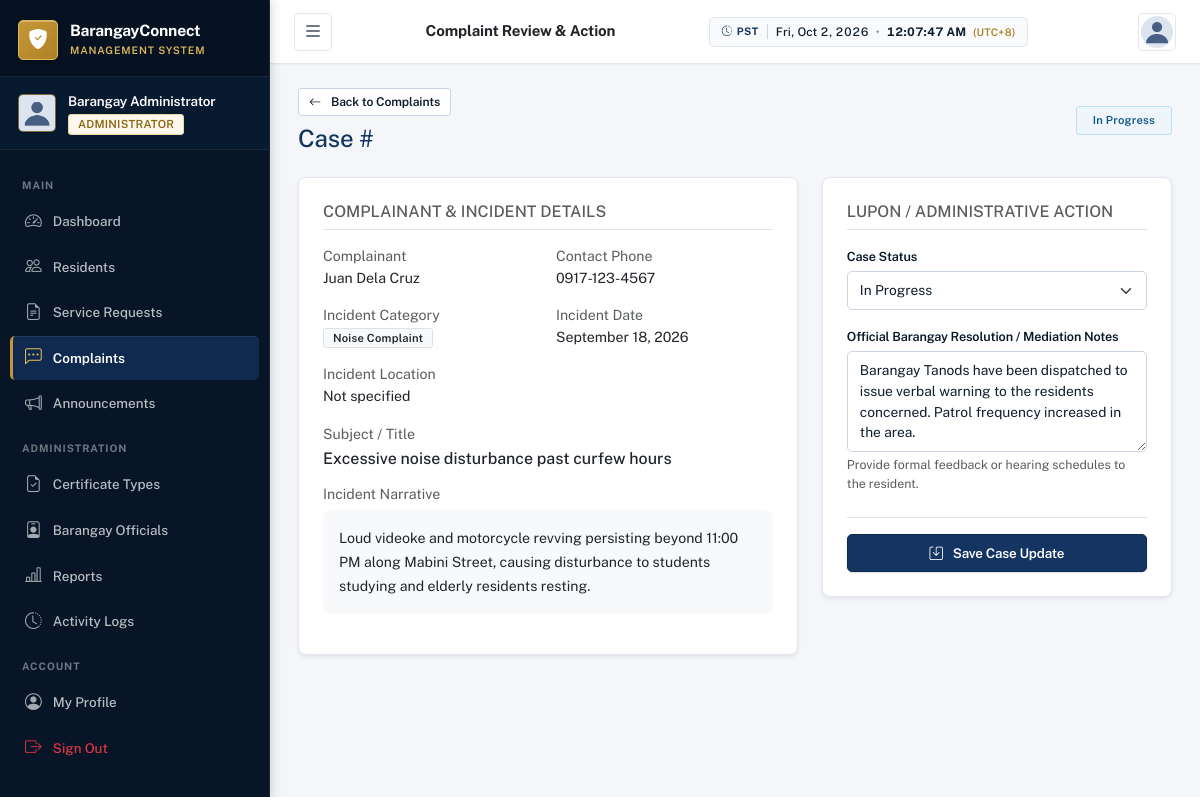
The page /complaints/admin/1/review/ (signed in) on the database its author committed.
### accounts/models.py (models this page shows, shortened)
class CustomUser(AbstractUser):
    ROLE_CHOICES = [
        ('admin', 'Administrator'),
        ('resident', 'Resident'),
    ]
    GENDER_CHOICES = [
        ('male', 'Male'),
        ('female', 'Female'),
        ('other', 'Other'),
    ]
    CIVIL_STATUS_CHOICES = [
        ('single', 'Single'),
        ('married', 'Married'),
        ('widowed', 'Widowed'),
        ('separated', 'Separated'),
        ('divorced', 'Divorced'),
    ]
    ACCOUNT_STATUS_CHOICES = [
        ('pending', 'Pending'),
        ('active', 'Active'),
        ('inactive', 'Inactive'),
        ('rejected', 'Rejected'),
    ]
    role = models.CharField(max_length=10, choices=ROLE_CHOICES, default='resident')
    account_status = models.CharField(max_length=10, choices=ACCOUNT_STATUS_CHOICES, default='pending')
    profile_picture = models.ImageField(upload_to='profile_pictures/', null=True, blank=True)
    phone = models.CharField(max_length=20, blank=True)
    date_of_birth = models.DateField(null=True, blank=True)
    gender = models.CharField(max_length=10, choices=GENDER_CHOICES, blank=True)
    civil_status = models.CharField(max_length=15, choices=CIVIL_STATUS_CHOICES, blank=True)
    address = models.TextField(blank=True)
    barangay = models.CharField(max_length=100, blank=True, default='Barangay San Jose')
    valid_id = models.FileField(upload_to='valid_ids/', null=True, blank=True)
    created_at = models.DateTimeField(auto_now_add=True)
    updated_at = models.DateTimeField(auto_now=True)
    def is_admin(self):
        return self.role == 'admin'
    @property
    def profile_picture_url(self):
        if self.profile_picture:
            return self.profile_picture.url
        return '/static/images/default_avatar.png'

### complaints/models.py (models this page shows, shortened)
class Complaint(models.Model):
    CATEGORY_CHOICES = [
        ('noise', 'Noise Complaint'),
        ('garbage', 'Garbage / Sanitation'),
        ('road', 'Road / Infrastructure'),
        ('neighbor', 'Neighbor Dispute'),
        ('safety', 'Public Safety'),
        ('flooding', 'Flooding / Drainage'),
        ('illegal', 'Illegal Activities'),
        ('other', 'Other'),
    ]
    STATUS_CHOICES = [
        ('submitted', 'Submitted'),
        ('under_review', 'Under Review'),
        ('in_progress', 'In Progress'),
        ('resolved', 'Resolved'),
        ('closed', 'Closed'),
        ('rejected', 'Rejected'),
    ]
    CONTACT_CHOICES = [
        ('phone', 'Phone Call'),
        ('email', 'Email'),
        ('personal', 'Personal Visit'),
        ('none', 'No Preference'),
    ]
    resident = models.ForeignKey(settings.AUTH_USER_MODEL, on_delete=models.CASCADE, related_name='complaints')
    subject = models.CharField(max_length=255)
    description = models.TextField()
    category = models.CharField(max_length=20, choices=CATEGORY_CHOICES)
    location = models.CharField(max_length=255, blank=True)
    incident_date = models.DateField(null=True, blank=True)
    supporting_document = models.FileField(upload_to='complaint_docs/', null=True, blank=True)
    contact_preference = models.CharField(max_length=10, choices=CONTACT_CHOICES, default='none')
    status = models.CharField(max_length=15, choices=STATUS_CHOICES, default='submitted')
    admin_response = models.TextField(blank=True, help_text='Admin response to complainant')
    resolution = models.TextField(blank=True, help_text='Resolution details')
    resolved_by = models.ForeignKey(
        settings.AUTH_USER_MODEL, on_delete=models.SET_NULL, null=True, blank=True, related_name='resolved_complaints'
    )
    created_at = models.DateTimeField(auto_now_add=True)
    updated_at = models.DateTimeField(auto_now=True)
    class Meta:
        ordering = ['-created_at']

### complaints/views.py (the view)
# urls.py: path('admin/<int:pk>/', views.admin_complaint_detail, name='admin_detail'),
@admin_required
def admin_complaint_detail(request, pk):
    complaint = get_object_or_404(Complaint, pk=pk)
    if request.method == 'POST':
        form = AdminComplaintResponseForm(request.POST, instance=complaint)
        if form.is_valid():
            old_status = complaint.status
            updated = form.save(commit=False)
            updated.resolved_by = request.user
            updated.save()
            if old_status != updated.status or updated.admin_response:
                create_notification(
                    recipient=complaint.resident,
                    title='Complaint Update',
                    message=f'Your complaint "{complaint.subject}" status: {updated.get_status_display()}',
                    notification_type='complaint'
                )
            log_activity(request.user, 'Update Complaint', f'Updated complaint #{pk} to {updated.status}', request)
            messages.success(request, 'Complaint updated successfully.')
            return redirect('complaints:admin_detail', pk=pk)
    else:
        form = AdminComplaintResponseForm(instance=complaint)
    return render(request, 'complaints/admin/detail.html', {'complaint': complaint, 'form': form})

### complaints/forms.py
class AdminComplaintResponseForm(forms.ModelForm):
    class Meta:
        model = Complaint
        fields = ['status', 'admin_response', 'resolution']
        widgets = {
            'status': forms.Select(attrs={'class': 'form-select'}),
            'admin_response': forms.Textarea(attrs={'class': 'form-control', 'rows': 4, 'placeholder': 'Response to the complainant'}),
            'resolution': forms.Textarea(attrs={'class': 'form-control', 'rows': 4, 'placeholder': 'Resolution details and actions taken'}),
        }

### accounts/views.py (called while the page is built)
def admin_required(view_func):
    from functools import wraps
    @wraps(view_func)
    def wrapper(request, *args, **kwargs):
        if not request.user.is_authenticated:
            return redirect('accounts:login')
        if not request.user.is_admin():
            return render(request, 'errors/403.html', status=403)
        return view_func(request, *args, **kwargs)
    return wrapper

### notifications/context_processors.py (called while the page is built)
def notifications_processor(request):
    if request.user.is_authenticated:
        unread_count = Notification.objects.filter(recipient=request.user, is_read=False).count()
        recent_notifications = Notification.objects.filter(recipient=request.user).order_by('-created_at')[:5]
        return {
            'unread_notifications_count': unread_count,
            'recent_notifications': recent_notifications,
        }
    return {'unread_notifications_count': 0, 'recent_notifications': []}

### templates/complaints/admin/detail.html (shortened to what this page needs)
<!DOCTYPE html>
<html lang="en">
<head>
    {% load static %}
    <link href="https://cdn.jsdelivr.net/npm/bootstrap@5.3.2/dist/css/bootstrap.min.css" rel="stylesheet">
    <link href="https://cdn.jsdelivr.net/npm/bootstrap-icons@1.11.3/font/bootstrap-icons.min.css" rel="stylesheet">
    <link href="{% static 'css/style.css' %}" rel="stylesheet">
</head>
<body>
    <div class="toast-container position-fixed top-0 end-0 p-3" style="z-index: 1100;">
    </div>
    <nav id="sidebar" class="sidebar">
        <div class="sidebar-header">
            <div class="brand-logo">
                <div class="logo-icon"><i class="bi bi-shield-fill-check"></i></div>
                <div class="brand-text">
                    <span class="brand-name">BarangayConnect</span>
                    <span class="brand-sub">Management System</span>
                </div>
            </div>
        </div>
        <div class="sidebar-user">
            <img src="{{ user.profile_picture_url }}" alt="Profile" class="sidebar-avatar">
            <div class="sidebar-user-info">
                <span class="sidebar-user-name">{{ user.get_full_name|default:user.username }}</span>
                <span class="sidebar-user-role badge badge-admin">Administrator</span>
            </div>
        </div>
        <div class="sidebar-nav">
            <div class="nav-section-label">Main</div>
            <a href="{% url 'dashboard:admin_dashboard' %}" class="nav-link"><i class="bi bi-speedometer2"></i><span>Dashboard</span></a>
            <a href="{% url 'accounts:admin_residents_list' %}" class="nav-link"><i class="bi bi-people"></i><span>Residents</span></a>
            <a href="{% url 'certificates:admin_request_list' %}" class="nav-link"><i class="bi bi-file-earmark-text"></i><span>Service Requests</span></a>
            <a href="{% url 'complaints:admin_complaint_list' %}" class="nav-link active"><i class="bi bi-chat-left-dots"></i><span>Complaints</span></a>
            <a href="{% url 'announcements:admin_list' %}" class="nav-link"><i class="bi bi-megaphone"></i><span>Announcements</span></a>
            <div class="nav-section-label">Administration</div>
            <a href="{% url 'certificates:admin_type_list' %}" class="nav-link"><i class="bi bi-file-earmark-check"></i><span>Certificate Types</span></a>
            <a href="{% url 'accounts:admin_officials_list' %}" class="nav-link"><i class="bi bi-person-badge"></i><span>Barangay Officials</span></a>
            <a href="{% url 'reports:dashboard' %}" class="nav-link"><i class="bi bi-bar-chart-line"></i><span>Reports</span></a>
            <a href="{% url 'audit:log_list' %}" class="nav-link"><i class="bi bi-clock-history"></i><span>Activity Logs</span></a>
            <div class="nav-section-label">Account</div>
            <a href="{% url 'accounts:profile' %}" class="nav-link"><i class="bi bi-person-circle"></i><span>My Profile</span></a>
            <a href="{% url 'accounts:logout' %}" class="nav-link text-danger"><i class="bi bi-box-arrow-right"></i><span>Sign Out</span></a>
        </div>
    </nav>
    <header class="topbar">
        <button class="btn btn-icon sidebar-toggle" id="sidebarToggle"><i class="bi bi-list fs-5"></i></button>
        <div class="topbar-title"><h6 class="mb-0 fw-600 text-dark">Complaint Review & Action</h6></div>
        <div class="topbar-actions">
            <div class="dropdown">
                <button class="btn btn-icon" data-bs-toggle="dropdown"><img src="{{ user.profile_picture_url }}" class="rounded-circle" style="width: 32px; height: 32px; object-fit: cover;"></button>
            </div>
        </div>
    </header>
    <main class="main-content">
        <div class="d-flex justify-content-between align-items-center mb-4">
            <div>
                <a href="{% url 'complaints:admin_complaint_list' %}" class="btn btn-outline-secondary btn-sm mb-2">
                    <i class="bi bi-arrow-left me-1"></i>Back to Complaints
                </a>
                <h4 class="fw-700 mb-0" style="color: var(--primary);">Case #{{ complaint.tracking_number }}</h4>
            </div>
            <div>
                <span class="badge bg-{% if complaint.status == 'submitted' %}warning text-dark{% elif complaint.status == 'in_progress' %}info text-dark{% elif complaint.status == 'resolved' %}success{% else %}secondary{% endif %} fs-sm px-3 py-2">
                    {{ complaint.get_status_display }}
                </span>
            </div>
        </div>
        <div class="row g-4">
            <div class="col-lg-7">
                <div class="card border-0 shadow-sm rounded-3 p-4 mb-4">
                    <h6 class="fw-700 text-uppercase text-muted fs-xs border-bottom pb-2 mb-3">Complainant & Incident Details</h6>
                    <div class="row g-3 fs-sm mb-3">
                        <div class="col-sm-6">
                            <span class="text-muted d-block fs-xs">Complainant</span>
                            <span class="fw-600">
                                <a href="{% url 'accounts:admin_resident_detail' complaint.resident.pk %}" class="text-dark text-decoration-none">
                                    {{ complaint.resident.get_full_name|default:complaint.resident.username }}
                                </a>
                            </span>
                        </div>
                        <div class="col-sm-6">
                            <span class="text-muted d-block fs-xs">Contact Phone</span>
                            <span class="fw-500">{{ complaint.resident.phone|default:"N/A" }}</span>
                        </div>
                        <div class="col-sm-6">
                            <span class="text-muted d-block fs-xs">Incident Category</span>
                            <span class="badge bg-light text-dark border fs-xs">{{ complaint.get_category_display }}</span>
                        </div>
                        <div class="col-sm-6">
                            <span class="text-muted d-block fs-xs">Incident Date</span>
                            <span class="fw-500">{{ complaint.incident_date|date:"F d, Y"|default:"Not specified" }}</span>
                        </div>
                        <div class="col-12">
                            <span class="text-muted d-block fs-xs">Incident Location</span>
                            <span class="fw-500">{{ complaint.incident_location|default:"Not specified" }}</span>
                        </div>
                        <div class="col-12">
                            <span class="text-muted d-block fs-xs">Subject / Title</span>
                            <h6 class="fw-700 text-dark mb-0 mt-1">{{ complaint.subject }}</h6>
                        </div>
                        <div class="col-12">
                            <span class="text-muted d-block fs-xs">Incident Narrative</span>
                            <div class="p-3 bg-light rounded-3 mt-1" style="line-height: 1.7; white-space: pre-line;">{{ complaint.description }}</div>
                        </div>
                    </div>
                </div>
            </div>
            <div class="col-lg-5">
                <div class="card border-0 shadow-sm rounded-3 p-4">
                    <h6 class="fw-700 text-uppercase text-muted fs-xs border-bottom pb-2 mb-3">Lupon / Administrative Action</h6>
                    <form method="post" novalidate>
                        <div class="mb-3">
                            <label class="form-label fs-sm fw-600">Case Status</label>
                            {{ form.status }}
                        </div>
                        <div class="mb-4">
                            <label class="form-label fs-sm fw-600">Official Barangay Resolution / Mediation Notes</label>
                            {{ form.admin_response }}
                            <small class="text-muted fs-xs d-block mt-1">Provide formal feedback or hearing schedules to the resident.</small>
                        </div>
                        <div class="d-flex justify-content-end gap-2 pt-3 border-top">
                            <button type="submit" class="btn btn-primary w-100 py-2 fw-600">
                                <i class="bi bi-save me-1"></i>Save Case Update
                            </button>
                        </div>
                    </form>
                </div>
            </div>
        </div>
    </main>
</body>
</html>

### rows shown on the page
CustomUser: get_full_name "Barangay Administrator"
Complaint: status "In Progress", resident.get_full_name "Juan Dela Cruz", resident.phone "0917-123-4567", category "Noise Complaint", incident_date "September 18, 2026", subject "Excessive noise disturbance past curfew hours", description "Loud videoke and motorcycle revving persisting beyond 11:00 PM along Mabini Street, causing disturbance to students studying and elderly residents resting.", admin_response "Barangay Tanods have been dispatched to issue verbal warning to the residents concerned. Patrol frequency increased in the area."

### other values the page prints
{{ complaint.incident_location|default:"Not specified" }} "Not specified"
